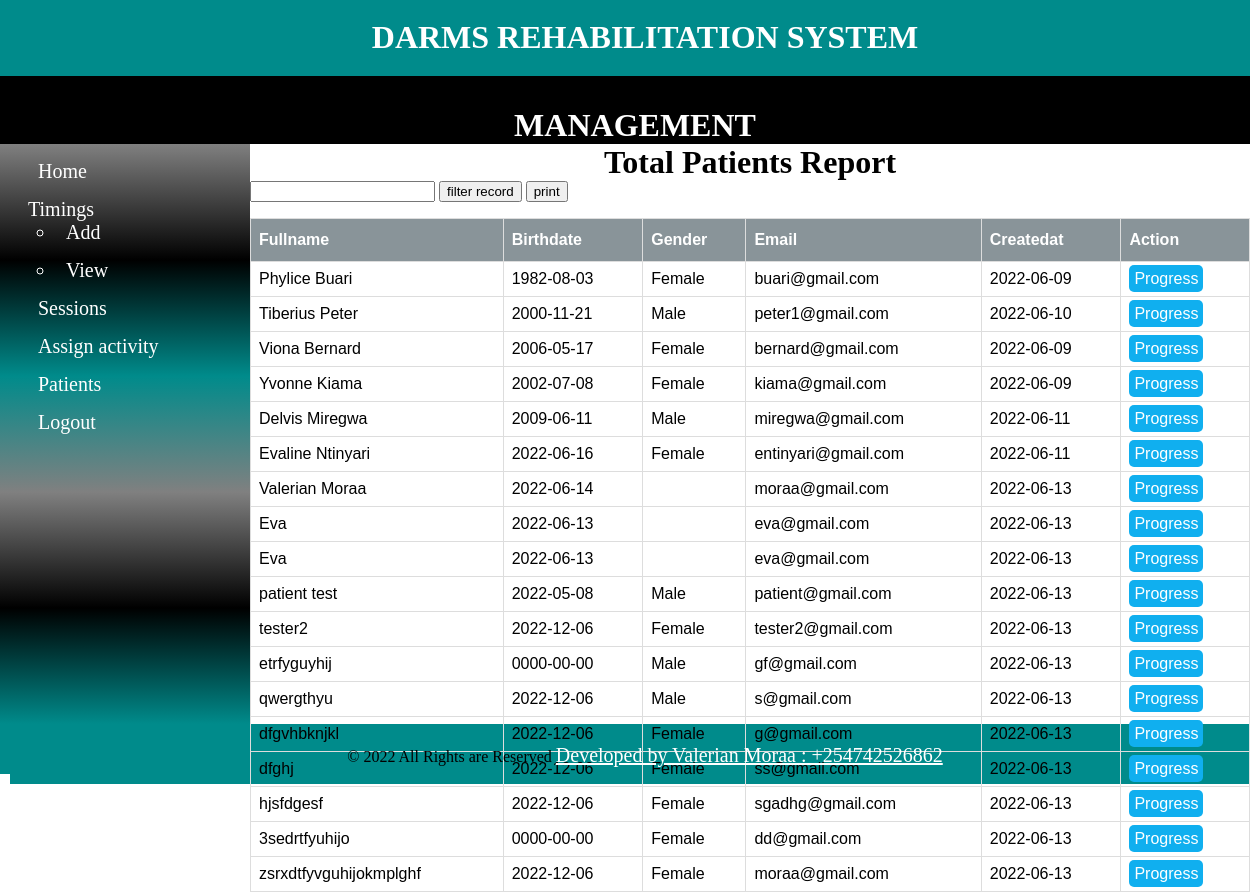
Screenshot of /therapist/filter_tpatients.php with the database file from the repository.
### tables this page shows
CREATE TABLE `patient` (
  `patient_id` int(10) NOT NULL,
  `patient_name` varchar(100) NOT NULL,
  `patient_email` varchar(100) DEFAULT NULL,
  `patient_mobile` varchar(100) DEFAULT NULL,
  `patient_gender` varchar(50) NOT NULL,
  `Date_of_birth` date NOT NULL,
  `guardian` varchar(100) DEFAULT NULL,
  `patient_address` varchar(100) DEFAULT NULL,
  `createdat` date DEFAULT NULL
);

### therapist/filter_tpatients.php (the view, shortened to what this page needs)
<?php include "includes/header.php"; ?>
<?php include "includes/navigation.php"; ?>
<?php include "includes/sidebar.php"; ?>
<div class="article">
    <h1 id="titleoftable">Total Patients Report</h1>
    <form method="post">
        <input type="text" name="search_data" />
        <input type="submit" name="search_detail" value="filter record" />
        <input type="button" onclick="windows.print()" value="print" />
    </form>
    <table id="patients">
        <thead>
            <th>Fullname</th>
            <th>Birthdate</th>
            <th>Gender</th>
            <th>Email</th>
            <th>Createdat</th>
            <th>Action</th>
        </thead>
        <tbody>
            <?php
            $db = mysqli_connect('localhost', 'Valerian', '#Valeriephyl254', 'darms');
            $query = "SELECT * FROM patient WHERE patient_name LIKE '%$search_patient%'";
            $select_all_patients = mysqli_query($db, $query);
            while ($row = mysqli_fetch_assoc($select_all_patients)) {
                $fullname = $row['patient_name'];
                $birthdate = $row['Date_of_birth'];
                $gender = $row['patient_gender'];
                $email = $row['patient_email'];
                $createdat = $row['createdat'];
                echo "<tr>";
                echo "<td>{$fullname}</td>";
                echo "<td>{$birthdate}</td>";
                echo "<td>{$gender}</td>";
                echo "<td>{$email}</td>";
                echo "<td>{$createdat}</td>";
                echo "<td><a class='edit' href='progress.php?edit={$fullname}'>Progress</a></td>";
                echo "</tr>";
            }
            ?>
        </tbody>
    </table>
</div>
<?php include "includes/footer.php"; ?>

### therapist/includes/header.php (style rules this page uses)
body { border: 0; margin: 0; overflow-x: hidden; }
h1 { text-align: center; }
.article { width: 80%; float: left; height:580px; }

### therapist/filter_tpatients.php (style rules this page uses)
#titleoftable { text-align: center; margin: auto; }
#patients { font-family: Arial, Helvetica, sans-serif; border-collapse: collapse; width: 100%; }
#patients td, #patients th { border: 1px solid #ddd; padding: 8px; }
#patients th { padding-top: 12px; padding-bottom: 12px; text-align: left; background-color: #899499; color: white; }
.edit { background: #10AFEF; color: #fff; padding: 5px; text-decoration: none; border-radius: 5px; }

### rows the page displays
patient: patient_name "Phylice Buari", Date_of_birth "1982-08-03", patient_gender "Female", patient_email "buari@gmail.com", createdat "2022-06-09"
patient: patient_name "Tiberius Peter", Date_of_birth "2000-11-21", patient_gender "Male", patient_email "peter1@gmail.com", createdat "2022-06-10"
patient: patient_name "Viona Bernard", Date_of_birth "2006-05-17", patient_gender "Female", patient_email "bernard@gmail.com", createdat "2022-06-09"
patient: patient_name "Yvonne Kiama", Date_of_birth "2002-07-08", patient_gender "Female", patient_email "kiama@gmail.com", createdat "2022-06-09"
patient: patient_name "Delvis Miregwa", Date_of_birth "2009-06-11", patient_gender "Male", patient_email "miregwa@gmail.com", createdat "2022-06-11"
patient: patient_name "Evaline Ntinyari", Date_of_birth "2022-06-16", patient_gender "Female", patient_email "entinyari@gmail.com", createdat "2022-06-11"
patient: patient_name "Valerian Moraa", Date_of_birth "2022-06-14", patient_email "moraa@gmail.com", createdat "2022-06-13"
patient: patient_name "Eva", Date_of_birth "2022-06-13", patient_email "eva@gmail.com", createdat "2022-06-13"
patient: patient_name "Eva", Date_of_birth "2022-06-13", patient_email "eva@gmail.com", createdat "2022-06-13"
patient: patient_name "patient test", Date_of_birth "2022-05-08", patient_gender "Male", patient_email "patient@gmail.com", createdat "2022-06-13"
patient: patient_name "tester2", Date_of_birth "2022-12-06", patient_gender "Female", patient_email "tester2@gmail.com", createdat "2022-06-13"
patient: patient_name "etrfyguyhij", Date_of_birth "0000-00-00", patient_gender "Male", patient_email "gf@gmail.com", createdat "2022-06-13"
patient: patient_name "qwergthyu", Date_of_birth "2022-12-06", patient_gender "Male", patient_email "s@gmail.com", createdat "2022-06-13"
patient: patient_name "dfgvhbknjkl", Date_of_birth "2022-12-06", patient_gender "Female", patient_email "g@gmail.com", createdat "2022-06-13"
patient: patient_name "dfghj", Date_of_birth "2022-12-06", patient_gender "Female", patient_email "ss@gmail.com", createdat "2022-06-13"
patient: patient_name "hjsfdgesf", Date_of_birth "2022-12-06", patient_gender "Female", patient_email "sgadhg@gmail.com", createdat "2022-06-13"
patient: patient_name "3sedrtfyuhijo", Date_of_birth "0000-00-00", patient_gender "Female", patient_email "dd@gmail.com", createdat "2022-06-13"
patient: patient_name "zsrxdtfyvguhijokmplghf", Date_of_birth "2022-12-06", patient_gender "Female", patient_email "moraa@gmail.com", createdat "2022-06-13"
